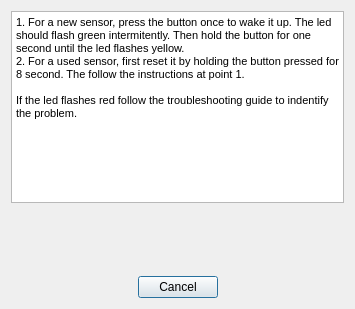
<?xml version="1.0" encoding="UTF-8"?>
<ui version="4.0">
 <class>BindDialog</class>
 <widget class="QDialog" name="BindDialog">
  <property name="geometry">
   <rect>
    <x>0</x>
    <y>0</y>
    <width>355</width>
    <height>309</height>
   </rect>
  </property>
  <property name="windowTitle">
   <string>Binding Sensor</string>
  </property>
  <layout class="QVBoxLayout" name="verticalLayout" stretch="0,0,0">
   <item>
    <widget class="QTextEdit" name="textEdit">
     <property name="sizePolicy">
      <sizepolicy hsizetype="MinimumExpanding" vsizetype="Preferred">
       <horstretch>0</horstretch>
       <verstretch>0</verstretch>
      </sizepolicy>
     </property>
     <property name="readOnly">
      <bool>true</bool>
     </property>
     <property name="html">
      <string>&lt;!DOCTYPE HTML PUBLIC &quot;-//W3C//DTD HTML 4.0//EN&quot; &quot;http://www.w3.org/TR/REC-html40/strict.dtd&quot;&gt;
&lt;html&gt;&lt;head&gt;&lt;meta name=&quot;qrichtext&quot; content=&quot;1&quot; /&gt;&lt;style type=&quot;text/css&quot;&gt;
p, li { white-space: pre-wrap; }
&lt;/style&gt;&lt;/head&gt;&lt;body style=&quot; font-family:'MS Shell Dlg 2'; font-size:8pt; font-weight:400; font-style:normal;&quot;&gt;
&lt;p style=&quot; margin-top:0px; margin-bottom:0px; margin-left:0px; margin-right:0px; -qt-block-indent:0; text-indent:0px;&quot;&gt;&lt;span style=&quot; font-family:'MS Shell Dlg 2';&quot;&gt;1. For a new sensor, press the button once to wake it up. The led should flash green intermitently. Then hold the button for one second until the led flashes yellow.&lt;/span&gt;&lt;/p&gt;
&lt;p style=&quot; margin-top:0px; margin-bottom:0px; margin-left:0px; margin-right:0px; -qt-block-indent:0; text-indent:0px;&quot;&gt;&lt;span style=&quot; font-family:'MS Shell Dlg 2';&quot;&gt;2. For a used sensor, first reset it by holding the button pressed for 8 second. The follow the instructions at point 1.&lt;/span&gt;&lt;/p&gt;
&lt;p style=&quot;-qt-paragraph-type:empty; margin-top:0px; margin-bottom:0px; margin-left:0px; margin-right:0px; -qt-block-indent:0; text-indent:0px; font-family:'MS Shell Dlg 2';&quot;&gt;&lt;br /&gt;&lt;/p&gt;
&lt;p style=&quot; margin-top:0px; margin-bottom:0px; margin-left:0px; margin-right:0px; -qt-block-indent:0; text-indent:0px;&quot;&gt;&lt;span style=&quot; font-family:'MS Shell Dlg 2';&quot;&gt;If the led flashes red follow the troubleshooting guide to indentify the problem.&lt;/span&gt;&lt;/p&gt;&lt;/body&gt;&lt;/html&gt;</string>
     </property>
    </widget>
   </item>
   <item>
    <widget class="WaitingSpinnerWidget" name="spinner" native="true">
     <property name="sizePolicy">
      <sizepolicy hsizetype="Minimum" vsizetype="MinimumExpanding">
       <horstretch>0</horstretch>
       <verstretch>0</verstretch>
      </sizepolicy>
     </property>
    </widget>
   </item>
   <item>
    <widget class="QDialogButtonBox" name="buttonBox">
     <property name="orientation">
      <enum>Qt::Horizontal</enum>
     </property>
     <property name="standardButtons">
      <set>QDialogButtonBox::Cancel</set>
     </property>
     <property name="centerButtons">
      <bool>true</bool>
     </property>
    </widget>
   </item>
  </layout>
 </widget>
 <customwidgets>
  <customwidget>
   <class>WaitingSpinnerWidget</class>
   <extends>QWidget</extends>
   <header>WaitingSpinnerWidget.h</header>
   <container>1</container>
  </customwidget>
 </customwidgets>
 <resources/>
 <connections>
  <connection>
   <sender>buttonBox</sender>
   <signal>accepted()</signal>
   <receiver>BindDialog</receiver>
   <slot>accept()</slot>
   <hints>
    <hint type="sourcelabel">
     <x>248</x>
     <y>254</y>
    </hint>
    <hint type="destinationlabel">
     <x>157</x>
     <y>274</y>
    </hint>
   </hints>
  </connection>
  <connection>
   <sender>buttonBox</sender>
   <signal>rejected()</signal>
   <receiver>BindDialog</receiver>
   <slot>reject()</slot>
   <hints>
    <hint type="sourcelabel">
     <x>316</x>
     <y>260</y>
    </hint>
    <hint type="destinationlabel">
     <x>286</x>
     <y>274</y>
    </hint>
   </hints>
  </connection>
 </connections>
</ui>
